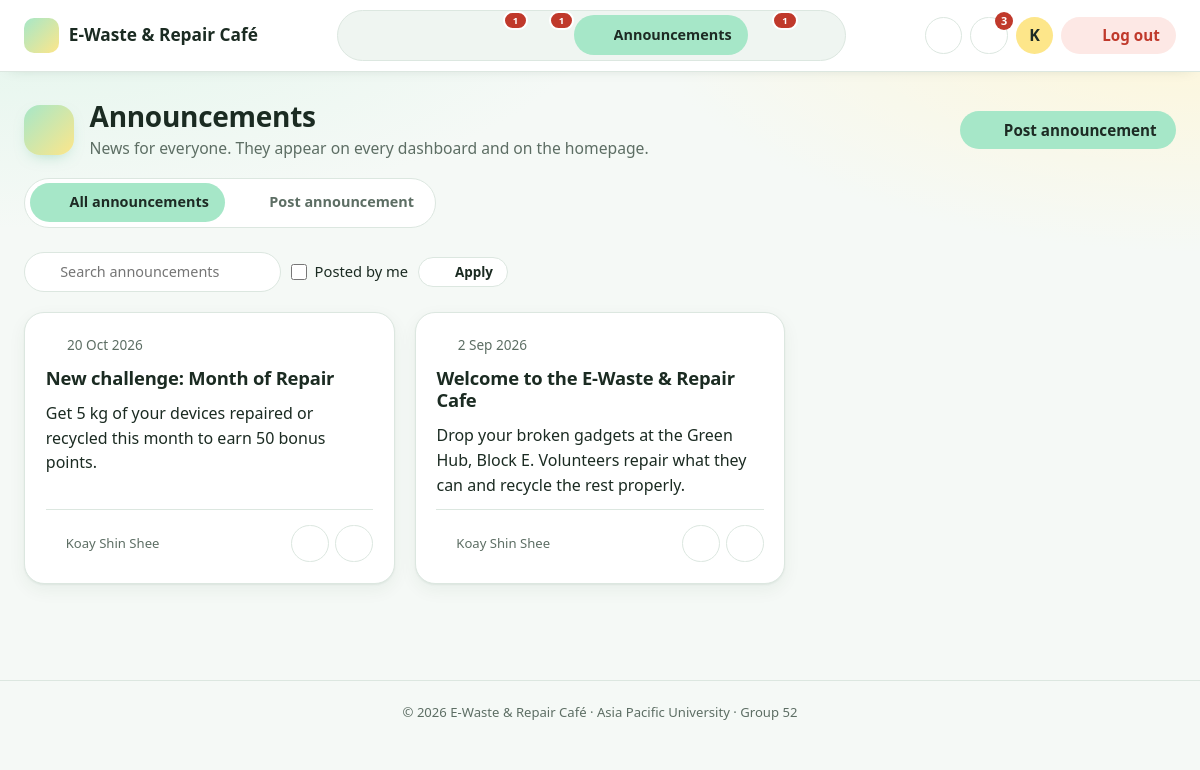
The app's page /admin/announcements.php (signed in), older data.
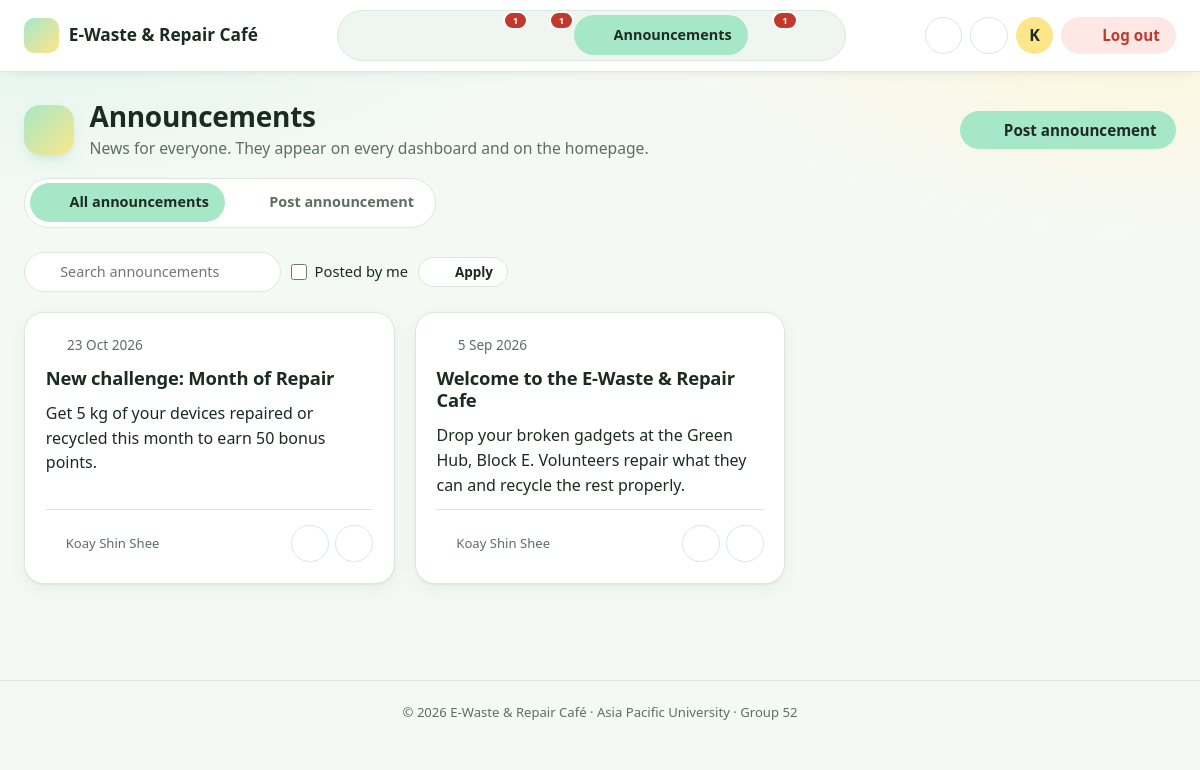
The same page, newer data.
### tables this page shows
CREATE TABLE `announcements` (
  `announcementID` varchar(10) NOT NULL,
  `created_by` varchar(10) NOT NULL,
  `title` varchar(100) NOT NULL,
  `message` varchar(500) NOT NULL,
  `created_at` datetime NOT NULL DEFAULT current_timestamp()
);

CREATE TABLE `users` (
  `tp_number` varchar(10) NOT NULL,
  `name` varchar(100) NOT NULL,
  `email` varchar(100) NOT NULL,
  `password` varchar(255) NOT NULL,
  `phone` varchar(15) NOT NULL,
  `is_active` tinyint(1) NOT NULL DEFAULT 1,
  `created_at` datetime NOT NULL DEFAULT current_timestamp()
);

### includes/functions.php (called while the page is built, shortened)
<?php
require_once __DIR__ . '/icons.php';
function e($value)
{
    return htmlspecialchars((string) $value, ENT_QUOTES, 'UTF-8');
}
function nice_date($datetime, $withTime = false)
{
    return date($withTime ? 'j M Y, g:i A' : 'j M Y', strtotime($datetime));
}
function db_all($conn, $sql, $types = '', $params = [])
{
    $stmt = $conn->prepare($sql);
    if ($types !== '') $stmt->bind_param($types, ...$params);
    $stmt->execute();
    $result = $stmt->get_result();
    return $result->fetch_all(MYSQLI_ASSOC);
}
function db_one($conn, $sql, $types = '', $params = [])
{
    $rows = db_all($conn, $sql, $types, $params);
    return $rows[0] ?? null;
}
function db_value($conn, $sql, $types = '', $params = [])
{
    $row = db_one($conn, $sql, $types, $params);
    return $row ? array_values($row)[0] : null;
}

### admin/announcements.php (the view, shortened to what the changed rows need)
<?php
require '../config/db.php';
require '../includes/functions.php';
$q      = trim($_GET['q'] ?? '');
$sql    = "SELECT a.*, u.name FROM announcements a JOIN users u ON u.tp_number = a.created_by
           WHERE (a.title LIKE ? OR a.message LIKE ?)";
$types  = 'ss';
$params = ['%' . $q . '%', '%' . $q . '%'];
$announcements = db_all($conn, $sql . " ORDER BY a.created_at DESC", $types, $params);
require '../includes/admin_top.php';
page_head('megaphone', 'Announcements', 'News for everyone. They appear on every dashboard and on the homepage.',
    '<a class="btn btn-primary" href="announcement_form.php">' . icon('plus') . ' Post announcement</a>');
?>
<section class="post-grid">
    <?php foreach ($announcements as $a): ?>
        <article class="post-card">
            <time datetime="<?= e(date('Y-m-d', strtotime($a['created_at']))) ?>"><?= icon('calendar') ?> <?= nice_date($a['created_at']) ?></time>
            <h2><?= e($a['title']) ?></h2>
            <p><?= nl2br(e($a['message'])) ?></p>
            <footer>
                <small class="muted"><?= icon('user') ?> <?= e($a['name']) ?></small>
                <span class="icon-actions">
                    <a class="btn-icon" href="announcement_form.php?edit=<?= e($a['announcementID']) ?>" title="Edit" aria-label="Edit <?= e($a['title']) ?>"><?= icon('edit') ?></a>
                    <form method="post" data-confirm="Delete this announcement?">
                        <button class="btn-icon danger" title="Delete" aria-label="Delete <?= e($a['title']) ?>"><?= icon('trash') ?></button>
                    </form>
                </span>
            </footer>
        </article>
    <?php endforeach; ?>
</section>
<?php require '../includes/admin_bottom.php'; ?>

### includes/admin_top.php (shortened to what the changed rows need)
<?php
$unread = db_value($conn, "SELECT COUNT(*) FROM notifications WHERE tp_number = ? AND is_read = 0", 's', [$_SESSION['tp_number']]);
function page_head($icon_name, $title, $desc = '', $actions = '')
{
    echo '<div class="page-head"><span class="page-icon">' . icon($icon_name) . '</span><div class="page-title">';
    echo '<h1>' . e($title) . '</h1>';
    echo '</div>';
    echo '</div>';
}
?>
<!DOCTYPE html>
<html lang="en">
<head>
    <link rel="stylesheet" href="../assets/css/style.css">
</head>
<body class="app">
<header class="topbar">
    <a class="brand" href="index.php"><span class="brand-mark"><?= icon('recycle', 'icon-spin-hover') ?></span><span class="brand-text">E-Waste &amp; Repair Café <small>Admin</small></span></a>
    <div class="topbar-tools">
        <div class="dropdown">
            <button type="button" class="icon-btn bell" data-dropdown="notif-panel" aria-expanded="false" title="Notifications"
                    aria-label="Notifications<?= $unread ? ', ' . (int) $unread . ' unread' : '' ?>"><?= icon('bell', $unread ? 'icon-ring' : '') ?><?php if ($unread): ?><span class="bell-count"><?= $unread > 9 ? '9+' : (int) $unread ?></span><?php endif; ?></button>
        </div>
    </div>
</header>
<main class="content" id="main">

### includes/icons.php (shortened to what the changed rows need)
<?php
function icon($name, $class = '')
{
    $svg = $paths[$name] ?? $paths['box'];
    return '<svg class="icon ' . $class . '" viewBox="0 0 24 24" aria-hidden="true" focusable="false">' . $svg . '</svg>';
}

Row changes from the older to the newer data that the page shows:
changed announcements "New challenge: Month of Repair": created_at "20 Oct 2026" → "23 Oct 2026"
changed announcements "Welcome to the E-Waste & Repair Cafe": created_at "2 Sep 2026" → "5 Sep 2026"
Text that changed along with them:
$unread: "3" → (not shown)
